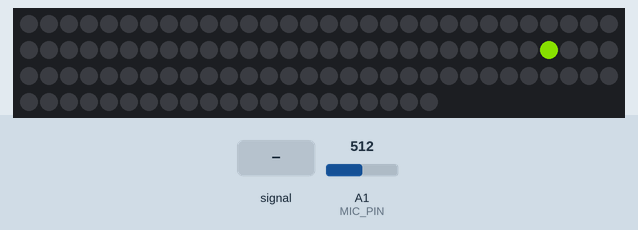
Simulated run of this sketch. Board: Arduino Uno, built with avr-gcc and run on an emulated ATmega328P. Shown: 111 RGB LEDs in strip order, left to right, continuing on the next row. The test bench sets the inputs (shaded band); at power-on: A1 (MIC_PIN) = 512. Dim RGB values are drawn brighter than linear; what the sketch prints to the serial monitor is not drawn.

Above: at 0.14 s.
1.3 s: A1 (MIC_PIN) fed a 200 Hz sine of ±81 counts around its level
At 2.5 s:
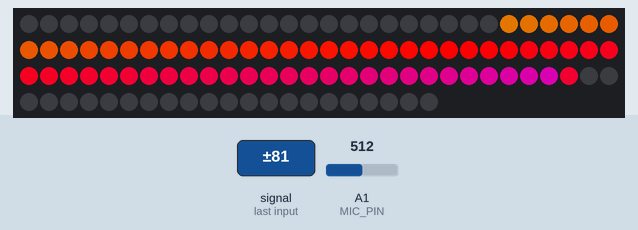
3.7 s: A1 (MIC_PIN) set to 716
At 4.6 s:
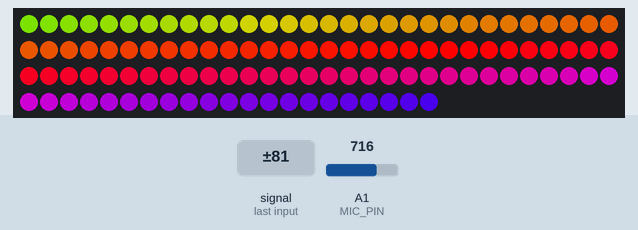
5.2 s: A1 (MIC_PIN) set to 511
At 6.9 s:
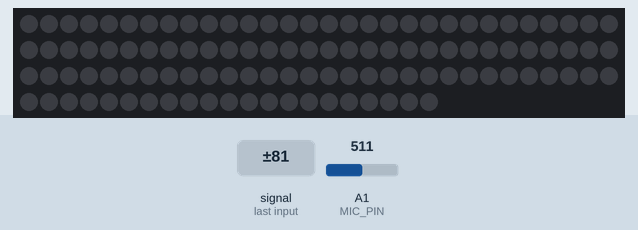
7.2 s: A1 (MIC_PIN) set to 122
At 8.1 s:
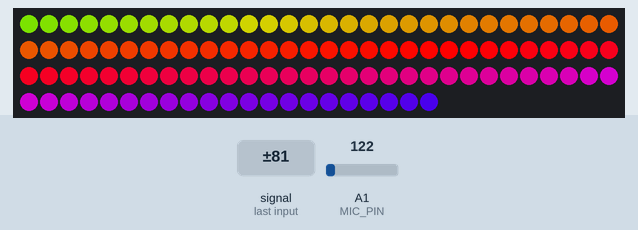
9.2 s: A1 (MIC_PIN) set to 716
At 9.36 s:
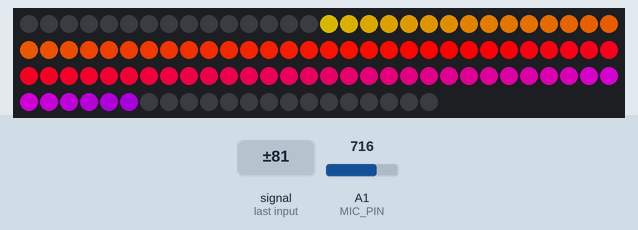
11.0 s: A1 (MIC_PIN) fed a 2 Hz sine of ±306 counts around its level
At 12.51 s:
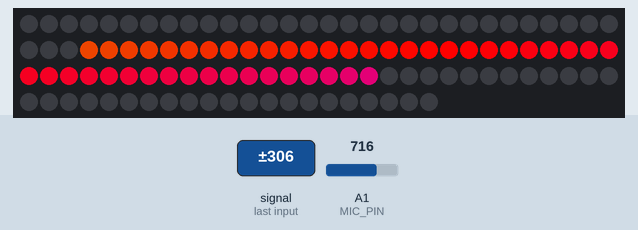

The sketch:

Audiopixel_v4.ino
```cpp
#include <Adafruit_NeoPixel.h>

#define N_PIXELS  111  // Number of pixels in strand
#define MIC_PIN   A1  // Microphone is attached to this analog pin
#define LED_PIN    7  // NeoPixel LED strand is connected to this pin
#define DC_OFFSET  3  // DC offset in mic signal - if unusure, leave 0
#define NOISE     10  // Noise/hum/interference in mic signal
#define SAMPLES   60  // Length of buffer for dynamic level adjustment
#define TOP       (N_PIXELS + 2) // Allow dot to go slightly off scale
#define PEAK_FALL 40  // Rate of peak falling dot

byte
  peak      = 0,      // Used for falling dot
  dotCount  = 0,      // Frame counter for delaying dot-falling speed
  volCount  = 0;      // Frame counter for storing past volume data
int
  vol[SAMPLES],       // Collection of prior volume samples
  lvl       = 10,      // Current "dampened" audio level
  minLvlAvg = 0,      // For dynamic adjustment of graph low & high
  maxLvlAvg = 512;
Adafruit_NeoPixel
  strip = Adafruit_NeoPixel(N_PIXELS, LED_PIN, NEO_GRB + NEO_KHZ800);

void setup() {

  // This is only needed on 5V Arduinos (Uno, Leonardo, etc.).
  // Connect 3.3V to mic AND TO AREF ON ARDUINO and enable this
  // line.  Audio samples are 'cleaner' at 3.3V.
  // COMMENT OUT THIS LINE FOR 3.3V ARDUINOS (FLORA, ETC.):
//  analogReference(EXTERNAL);

  memset(vol, 0, sizeof(vol));
  strip.begin();
  Serial.begin(9600);
}

void loop() {
  uint8_t  i;
  uint16_t minLvl, maxLvl;
  int      n, height;

  n   = analogRead(MIC_PIN);                        // Raw reading from mic
  n   = abs(n - 512 - DC_OFFSET); // Center on zero
  n   = (n <= NOISE) ? 0 : (n - NOISE);             // Remove noise/hum
  lvl = ((lvl * 7) + n) >> 3;    // "Dampened" reading (else looks twitchy)

  // Calculate bar height based on dynamic min/max levels (fixed point):
  height = TOP * (lvl - minLvlAvg) / (long)(maxLvlAvg - minLvlAvg);

  if(height < 0L)       height = 0;      // Clip output
  else if(height > TOP) height = TOP;
  if(height > peak)     peak   = height; // Keep 'peak' dot at top

Serial.println(peak);

  // Color pixels based on rainbow gradient
  for(i=55; i<N_PIXELS; i++) {
    if(i >= 55+height)               strip.setPixelColor(i,   0,   0, 0);
    else strip.setPixelColor(i,Wheel(map(i,0,strip.numPixels()-1,30,150)));

  }

for(i=55; i<N_PIXELS; --i) {
    if(i <= 55-height)               strip.setPixelColor(i,   0,   0, 0);
    else strip.setPixelColor(i,Wheel(map(i,0,strip.numPixels()-1,30,150)));

  }
  // Draw peak dot
  if(55+peak > 55 && 55+peak <= N_PIXELS-1) strip.setPixelColor(55+peak,Wheel(map(55+peak,55,strip.numPixels()-1,30,150)));

   strip.show(); // Update strip

// Every few frames, make the peak pixel drop by 1:

    if(++dotCount >= PEAK_FALL) { //fall rate

      if(55+peak > 55) 55+peak--;
      dotCount = 55;
    }

  vol[volCount] = n;                      // Save sample for dynamic leveling
  if(++volCount >= SAMPLES) volCount = 0; // Advance/rollover sample counter

  // Get volume range of prior frames
  minLvl = maxLvl = vol[0];
  for(i=1; i<SAMPLES; i++) {
    if(vol[i] < minLvl)      minLvl = vol[i];
    else if(vol[i] > maxLvl) maxLvl = vol[i];
  }
  // minLvl and maxLvl indicate the volume range over prior frames, used
  // for vertically scaling the output graph (so it looks interesting
  // regardless of volume level).  If they're too close together though
  // (e.g. at very low volume levels) the graph becomes super coarse
  // and 'jumpy'...so keep some minimum distance between them (this
  // also lets the graph go to zero when no sound is playing):
  if((maxLvl - minLvl) < TOP) maxLvl = minLvl + TOP;
  minLvlAvg = (minLvlAvg * 63 + minLvl) >> 6; // Dampen min/max levels
  maxLvlAvg = (maxLvlAvg * 63 + maxLvl) >> 6; // (fake rolling average)

}

// Input a value 0 to 255 to get a color value.
// The colors are a transition r - g - b - back to r.
uint32_t Wheel(byte WheelPos) {
  if(WheelPos < 85) {
   return strip.Color(WheelPos * 3, 255 - WheelPos * 3, 0);
  } else if(WheelPos < 170) {
   WheelPos -= 85;
   return strip.Color(255 - WheelPos * 3, 0, WheelPos * 3);
  } else {
   WheelPos -= 170;
   return strip.Color(0, WheelPos * 3, 255 - WheelPos * 3);
  }
}
```

Measured:
- after the input at 1.3 s, the LEDs: first change at once (image 1 shows a later state)
- after the input at 3.7 s, the LEDs: first change at once (image 2 shows a later state)
- after the input at 5.2 s, the LEDs: first change at once (image 3 shows a later state)
- after the input at 7.2 s, the LEDs: first change at once (image 4 shows a later state)
- after the input at 9.2 s, the LEDs: change at once (image 5)
- after the input at 11.0 s, the LEDs: first change at once (image 6 shows a later state)
